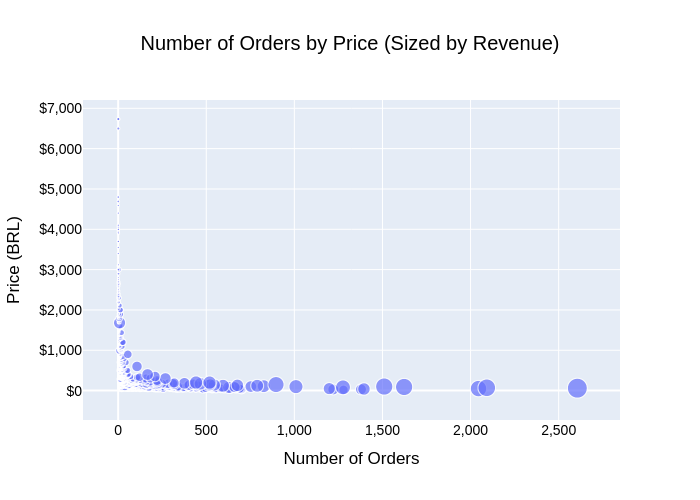

The notebook cell this image was saved under:
### Code cell
order_items = cleaned["order_items"]
order_payments = cleaned["order_payments"]
order_items.select('price','freight_value').describe().show()

# Cast to numeric FIRST
order_items = (order_items
    .withColumn("price", F.col("price").cast("double"))
    .withColumn("freight_value", F.col("freight_value").cast("double"))
)

# Create new columns
order_items = (order_items
    .withColumn("gross_value", F.round(F.col("price") + F.col("freight_value"), 2))
    .withColumn("shipping_date", date_format("shipping_limit_date", "yyyy-MM-dd"))
    .withColumn("shipping_time", date_format("shipping_limit_date", "HH:mm:ss"))
    .orderBy("shipping_date", ascending=True)
    .drop("shipping_limit_date")
)
order_items.show(5)
order_items.printSchema()

import pyspark.pandas as ps
import plotly.express as px
from pyspark.sql import functions as F

# 1. Join tables & convert to pandas DataFrame
# Cast payment_value to double before converting to pandas
spark_pdf = (
    order_items
    .join(order_payments.withColumn("payment_value", F.col("payment_value").cast("double")), on="order_id", how="left")
    .select("order_id", "price", "payment_value")
    .filter(F.col("price") < 10000)
    .toPandas()
)

# 2. Aggregate by price and reset index
agg = (
    spark_pdf
    .groupby("price")
    .agg({
        "order_id": "count",
        "payment_value": "sum"
    })
    .rename(columns={
        "order_id": "count_orders",
        "payment_value": "total_revenue"
    })
    .reset_index()
)

# 3. Scatter plot – with valid x, y, size
fig = px.scatter(
    agg,
    x="count_orders",
    y="price",
    size="total_revenue",
    hover_data=["price", "count_orders", "total_revenue"],
    title="Number of Orders by Price (Sized by Revenue)"
)

fig.update_xaxes(
    title="Number of Orders",
    tickformat=",.0f"
)

fig.update_yaxes(
    title="Price (BRL)",
    tickprefix="$",
    tickformat=",.0f"
)

fig.update_layout(
    width=700,
    height=500,
    title_x=0.5,
    font=dict(
        family="Arial, sans-serif",
        size=14,
        color="black"
    )
)

fig.show()

### Figure 1 — Plotly figure (JSON) as saved in the notebook; plotly's stock layout.template omitted (floating-point values rounded to 4 significant figures; data arrays with more than 128 entries replaced by an {"elided": "..."} marker saying what was removed)
{"data": [{"customdata": {"elided": "5968x1 float values"}, "hovertemplate": "count_orders=%{x}<br>price=%{y}<br>total_revenue=%{customdata[0]}<extra></extra>", "legendgroup": "", "marker": {"color": "#636efa", "size": {"elided": "5968 float values"}, "sizemode": "area", "sizeref": 725.0, "symbol": "circle"}, "mode": "markers", "name": "", "showlegend": false, "type": "scattergl", "x": {"elided": "5968 int values"}, "xaxis": "x", "y": {"elided": "5968 float values"}, "yaxis": "y"}], "layout": {"font": {"color": "black", "family": "Arial, sans-serif", "size": 14}, "height": 500, "legend": {"itemsizing": "constant", "tracegroupgap": 0}, "title": {"text": "Number of Orders by Price (Sized by Revenue)", "x": 0.5}, "width": 700, "xaxis": {"anchor": "y", "domain": [0, 1], "tickformat": ",.0f", "title": {"text": "Number of Orders"}}, "yaxis": {"anchor": "x", "domain": [0, 1], "tickformat": ",.0f", "tickprefix": "$", "title": {"text": "Price (BRL)"}}}}
